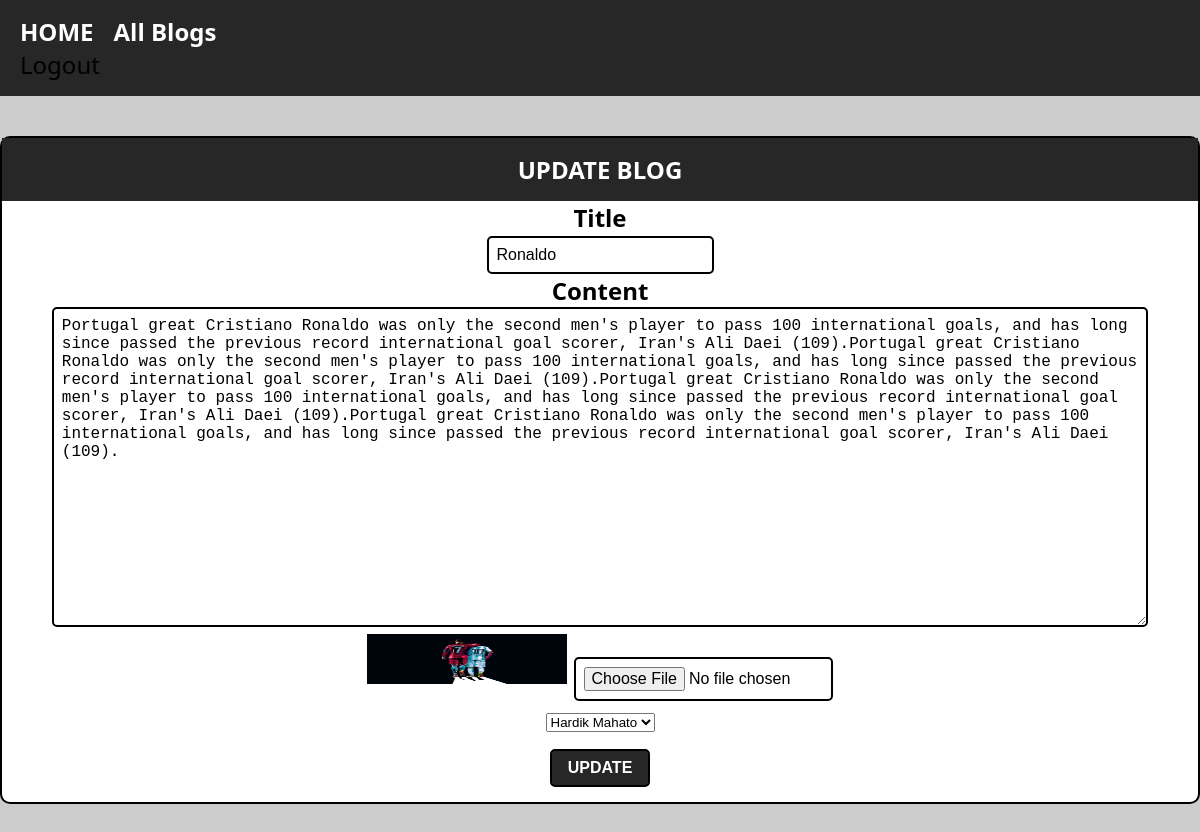
The app's page /blogs/edit/21/ with its own data.
### content/models.py (models this page shows, shortened)
class baseModel(models.Model):
    createdAt = models.DateTimeField(auto_now_add=True)
    updatedAt = models.DateTimeField(auto_now=True)
    class Meta:
        abstract = True

class contents(baseModel):
    title = models.CharField(max_length=255)
    content = models.TextField()
    image = models.ImageField(upload_to='blogs/images',null=True,blank=True)
    author = models.ForeignKey('Author', on_delete=models.CASCADE,null=True,blank=True)

### content/views.py (the view, shortened to what this page needs)
# urls.py: path('edit/<int:pk>/',edit,name="edit"),
def edit(request, pk):
    try:
        view = contents.objects.get(pk=pk)
    except:
        return render(request, "error.html")
    author = Author.objects.all()
    return render(
        request,
        "edit.html",
        {
            "blog": view,
            "authors": author
        }
    )

### templates/edit.html (shortened to what this page needs)
{% extends 'base.html' %}
{% block content %}
<div class="content-form-container">
<div class="title-container">UPDATE BLOG</div>
<form method="post" enctype="multipart/form-data">
<b>Title</b><br> <input id="id_title" name="title" value="{{blog.title}}"><br>
<b>Content</b><br>
<textarea name="content" id="id_content">{{blog.content}}</textarea><br>
{% if blog.image %}
    <img src="{{blog.image.url}}" alt="image" width="200" height="50" >
{% endif %}
<input type="file" name="image" id="id_image"><br>
<select name="author" id="id_author" required>
    {% for author in authors %}
        <option value="{{ author.id }}" {% if author.id == blog.author.id %}selected{% endif %}>
            {{ author.name }}
        </option>
    {% endfor %}
</select><br>
<button type="submit">UPDATE</button>
</form>
</div>
{% endblock %}

### static/css/styles.css (style rules this page uses)
div { font-size: 24px; }
body { font-size: 24px; background-color: rgb(204, 204, 204); font-family: 'Segoe UI', Tahoma, Geneva, Verdana, sans-serif; margin: 0%; padding: 0%; }
.content-form-container { text-align: center; background-color: rgb(255, 255, 255); border: 2px solid #000; border-radius: 10px; padding: 0px; max-width: 1600px; margin: 40px auto; }
#id_content { width: 90%; height: 300px; }
#id_image { width: 20%; }
.title-container { background-color: rgb(39, 39, 39); color: white; padding: 5%; font-weight: bold; margin: 0; padding: 15px; }
form input, form textarea { padding: 8px; font-size: 16px; border: 2px solid #000; border-radius: 5px; }
button { background-color: rgb(39, 39, 39); color: white; padding: 8px 16px; font-size: 16px; font-weight: bold; margin: 15px; border: 2px solid #000; border-radius: 5px; }

### records on screen
contents: title "Ronaldo", content "Portugal great Cristiano Ronaldo was only the second men's player to pass 100 international goals, and has long since passed the previous record international goal scorer, Iran's Ali Daei (109).Portugal great Cristiano Ronaldo was only the second men's player to pass 100 international goals, and has long since passed the previous record international goal scorer, Iran's Ali Daei (109).Portugal great Cristiano Ronaldo was only the second men's player to pass 100 international goals, and has long since passed the previous record international goal scorer, Iran's Ali Daei (109).Portugal great Cristiano Ronaldo was only the second men's player to pass 100 international goals, and has long since…", image (picture)

### other values on screen
form field author "Hardik Mahato"
